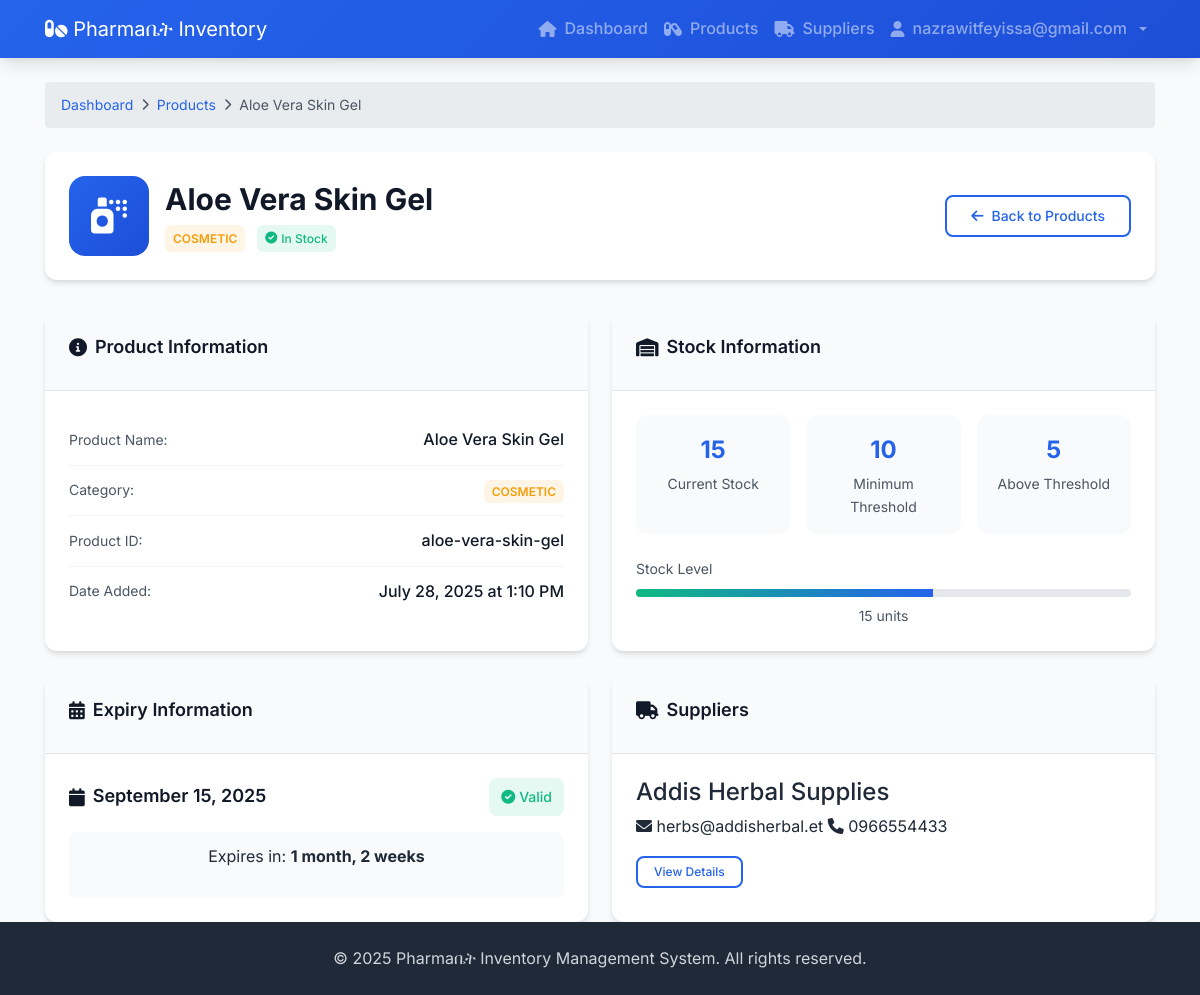
The page /inventory/products/aloe-vera-skin-gel (signed in) on the database its author committed.
### accounts/models.py (models this page shows, shortened)
class CustomUser(AbstractUser):
    email = models.EmailField(unique=True)
    USER_ROLES = (
        ('admin', 'Admin'),
        ('staff', 'Staff'),
    )
    role = models.CharField(max_length=10, choices=USER_ROLES, default='staff')
    username = None  # Remove username field
    USERNAME_FIELD = 'email'
    REQUIRED_FIELDS = []
    objects = CustomUserManager()

### inventory/models.py (models this page shows, shortened)
class Product(models.Model):
    product_name = models.CharField(max_length=25)
    CATEGORY_CHOICES = [('medicine','Medicine'),('cosmetic','Cosmetic')]
    category = models.CharField(max_length = 10,choices=CATEGORY_CHOICES)
    quantity = models.PositiveIntegerField()
    threshold = models.PositiveIntegerField()
    expiry_date = models.DateField()
    created_at = models.DateTimeField(auto_now_add=True)
    supplier= models.ManyToManyField(Supplier)
    slug = models.SlugField(default = "", null = False,db_index=True)

class Supplier(models.Model):
    supplier_name = models.CharField(max_length=50)
    phone_no = models.CharField(max_length = 10)
    email = models.EmailField()
    slug = models.SlugField(default ="",null = False,db_index= True)

### inventory/views.py (the view)
# urls.py: path("products/<slug>", views.product_detail, name="product_detail"),
@login_required
def product_detail(request,slug):
    product = Product.objects.get(slug=slug)
    if product.quantity < product.threshold or product.quantity == product.threshold:
        above_threshold = product.quantity
        stock=False
    else:
        above_threshold=product.quantity - product.threshold
        stock=True
    return render(request,"inventory/product-detail.html",{
        "product":product,
        "threshold": above_threshold,
        "stock":stock
    })

### inventory/templates/inventory/product-detail.html (shortened to what this page needs)
{% extends "inventory/base.html" %}
{% block content %}
<div class="product-detail-container">
    <div class="breadcrumb">
        <a href="">Dashboard</a>
        <i class="fas fa-chevron-right"></i>
        <a href="{% url 'inventory:products' %}">Products</a>
        <i class="fas fa-chevron-right"></i>
        <span>{{ product.product_name }}</span>
    </div>
    <div class="product-detail-header">
        <div class="product-title-section">
            <div class="product-icon-large">
                {% if product.category == 'medicine' %}
                    <i class="fas fa-pills"></i>
                {% else %}
                    <i class="fas fa-spray-can"></i>
                {% endif %}
            </div>
            <div class="product-title-info">
                <h1 class="product-title">{{ product.product_name }}</h1>
                <div class="product-badges">
                    <span class="category-badge {{ product.category|lower }}">
                        {{ product.category|title }}
                    </span>
                    <span class="stock-status {% if not stock%}low-stock{% else %}in-stock{% endif %}">
                        {% if not stock%}
                            <i class="fas fa-exclamation-triangle"></i>
                            Low Stock Alert
                        {% else %}
                            <i class="fas fa-check-circle"></i>
                            In Stock
                        {% endif %}
                    </span>
                </div>
            </div>
        </div>
<div class="product-actions d-flex gap-2">
    <a href="{% url 'inventory:products' %}" class="btn btn-outline">
        <i class="fas fa-arrow-left"></i>
        Back to Products
    </a>
</div>
    </div>
    <div class="product-detail-content">
        <div class="detail-grid">
            <div class="detail-card">
                <div class="card-header">
                    <h3>
                        <i class="fas fa-info-circle"></i>
                        Product Information
                    </h3>
                </div>
                <div class="card-content">
                    <div class="detail-row">
                        <span class="detail-label">Product Name:</span>
                        <span class="detail-value">{{ product.product_name }}</span>
                    </div>
                    <div class="detail-row">
                        <span class="detail-label">Category:</span>
                        <span class="detail-value">
                            <span class="category-badge {{ product.category|lower }}">
                                {{ product.category|title }}
                            </span>
                        </span>
                    </div>
                    <div class="detail-row">
                        <span class="detail-label">Product ID:</span>
                        <span class="detail-value">{{ product.slug }}</span>
                    </div>
                    <div class="detail-row">
                        <span class="detail-label">Date Added:</span>
                        <span class="detail-value">{{ product.created_at|date:"F d, Y \a\t g:i A" }}</span>
                    </div>
                </div>
            </div>
            <div class="detail-card">
                <div class="card-header">
                    <h3>
                        <i class="fas fa-warehouse"></i>
                        Stock Information
                    </h3>
                </div>
                <div class="card-content">
                    <div class="stock-overview">
                        <div class="stock-item">
                            <div class="stock-number">{{ product.quantity }}</div>
                            <div class="stock-label">Current Stock</div>
                        </div>
                        <div class="stock-item">
                            <div class="stock-number">{{ product.threshold }}</div>
                            <div class="stock-label">Minimum Threshold</div>
                        </div>
                        <div class="stock-item">
                            <div class="stock-number">
                               {{threshold}}
                            </div>
                            <div class="stock-label">Above Threshold</div>
                        </div>
                    </div>
                    <div class="stock-progress">
                        <div class="progress-label">Stock Level</div>
                        <div class="progress-bar">
                            <div class="progress-fill" style="width: {% widthratio product.quantity product.threshold|add:product.quantity 100 %}%"></div>
                        </div>
                        <div class="progress-info">
                            <span>{{ product.quantity }} units</span>
                        </div>
                    </div>
                </div>
            </div>
            <div class="detail-card">
                <div class="card-header">
                    <h3>
                        <i class="fas fa-calendar-alt"></i>
                        Expiry Information
                    </h3>
                </div>
                <div class="card-content">
                    <div class="expiry-info">
                        <div class="expiry-date">
                            <i class="fas fa-calendar"></i>
                            <span>{{ product.expiry_date|date:"F d, Y" }}</span>
                        </div>
                        <div class="expiry-status">
                            {% now "Y-m-d" as today %}
                            {% if product.expiry_date|date:"Y-m-d" < today %}
                                <span class="status-badge expired">
                                    <i class="fas fa-times-circle"></i>
                                    Expired
                                </span>
                            {% elif product.expiry_date|timeuntil %}
                                <span class="status-badge valid">
                                    <i class="fas fa-check-circle"></i>
                                    Valid
                                </span>
                            {% endif %}
                        </div>
                    </div>
                    <div class="expiry-countdown">
                        {% if product.expiry_date|date:"Y-m-d" >= today %}
                            <p>Expires in: <strong>{{ product.expiry_date|timeuntil }}</strong></p>
                        {% else %}
                            <p>Expired: <strong>{{ product.expiry_date|timesince }} ago</strong></p>
                        {% endif %}
                    </div>
                </div>
            </div>
            <div class="detail-card">
                <div class="card-header">
                    <h3>
                        <i class="fas fa-truck"></i>
                        Suppliers
                    </h3>
                </div>
                <div class="card-content">
                    {% if product.supplier.all %}
                        <div class="suppliers-list">
                            {% for supplier in product.supplier.all %}
                            <div class="supplier-item">
                                <div class="supplier-info">
                                    <h4>{{ supplier.supplier_name }}</h4>
                                    <div class="supplier-contact">
                                        <span><i class="fas fa-envelope"></i> {{ supplier.email }}</span>
                                        <span><i class="fas fa-phone"></i> {{ supplier.phone_no }}</span>
                                    </div>
                                </div>
                                <a href="{% url 'inventory:supplier_detail' supplier.slug %}" class="btn btn-sm btn-outline">
                                    View Details
                                </a>
                            </div>
                            {% endfor %}
                        </div>
                    {% else %}
                        <div class="empty-suppliers">
                            <i class="fas fa-truck"></i>
                            <p>No suppliers assigned to this product.</p>
                        </div>
                    {% endif %}
                </div>
            </div>
        </div>
    </div>
</div>
{% endblock %}

### inventory/templates/inventory/base.html (shortened to what this page needs)
<!DOCTYPE html>
<html lang="en">
<head>
    {% load static %}
    <link rel="stylesheet" href="https://stackpath.bootstrapcdn.com/bootstrap/4.5.2/css/bootstrap.min.css">
    <link rel="stylesheet" href="{% static 'inventory/style.css' %}">
    <link href="https://cdnjs.cloudflare.com/ajax/libs/font-awesome/6.0.0/css/all.min.css" rel="stylesheet">
</head>
<body>
    <nav class="navbar navbar-expand-lg navbar-dark bg-dark">
        <div class="container">
            <a class="navbar-brand" href="{% url 'dashboard' %}">
                <i class="fas fa-pills"></i> Pharmaቤት Inventory
            </a>
            <div class="collapse navbar-collapse" id="navbarNav">
                <ul class="navbar-nav ml-auto">
                    {% if user.is_authenticated %}
                        <li class="nav-item">
                            <a class="nav-link" href="{% url 'dashboard' %}">
                                <i class="fas fa-home"></i> Dashboard
                            </a>
                        </li>
                        <li class="nav-item">
                            <a class="nav-link" href="{% url 'products' %}">
                                <i class="fas fa-capsules"></i> Products
                            </a>
                        </li>
                        <li class="nav-item">
                            <a class="nav-link" href="{% url 'suppliers' %}">
                                <i class="fas fa-truck"></i> Suppliers
                            </a>
                        </li>
                        <li class="nav-item dropdown">
                            <a class="nav-link dropdown-toggle" href="#" id="navbarDropdown" role="button" data-toggle="dropdown" aria-haspopup="true" aria-expanded="false">
                                <i class="fas fa-user"></i> {{ user.email }}
                            </a>
                        </li>
                    {% else %}
                        <li class="nav-item">
                            <a class="nav-link" href="{% url 'login' %}">Login</a>
                        </li>
                    {% endif %}
                </ul>
            </div>
        </div>
    </nav>
    <main class="container mt-4">
        {% block content %}
        {% endblock %}
    </main>
    <footer class="footer bg-light py-3 mt-4">
        <div class="container text-center">
            <p>&copy; {% now "Y" %} Pharmaቤት Inventory Management System. All rights reserved.</p>
        </div>
    </footer>
</body>
</html>

### rows shown on the page
CustomUser: email "nazrawitfeyissa@gmail.com"
Product: product_name "Aloe Vera Skin Gel", category "COSMETIC", slug "aloe-vera-skin-gel", created_at "July 28, 2025 at 1:10 PM", quantity "15", threshold "10", expiry_date "September 15, 2025", expiry_date "1 month, 2 weeks"
Supplier: supplier_name "Addis Herbal Supplies", email "herbs@addisherbal.et", phone_no "0966554433"

### other values the page prints
{{ threshold }} "5"
